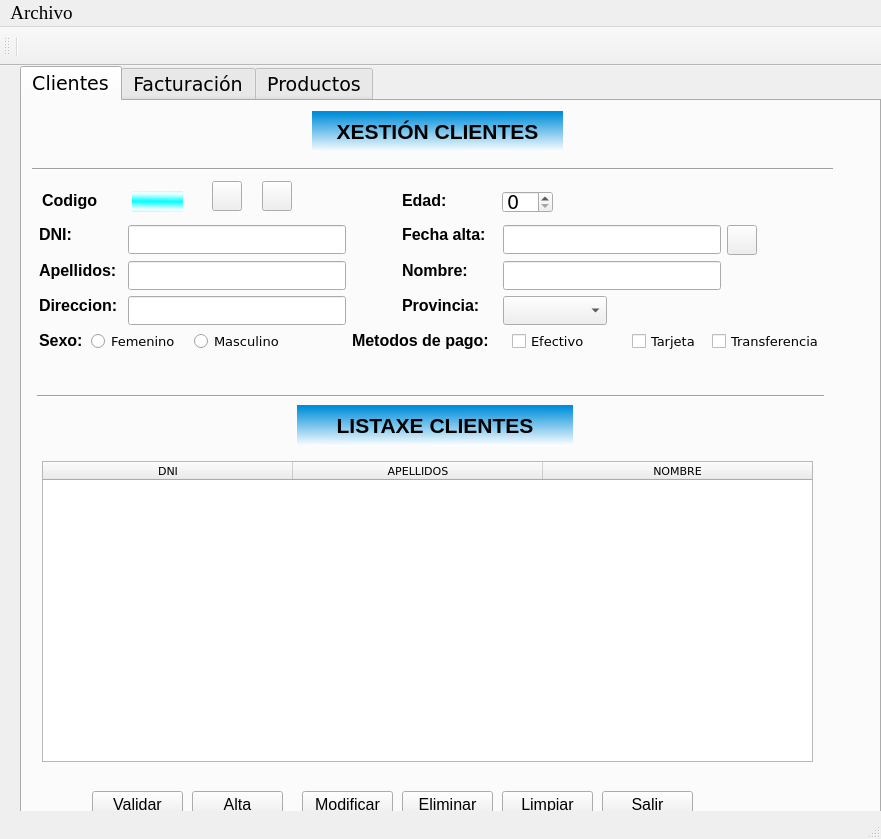
<?xml version="1.0" encoding="UTF-8"?>
<ui version="4.0">
 <class>Proyecto1</class>
 <widget class="QMainWindow" name="Proyecto1">
  <property name="windowModality">
   <enum>Qt::NonModal</enum>
  </property>
  <property name="geometry">
   <rect>
    <x>0</x>
    <y>0</y>
    <width>881</width>
    <height>839</height>
   </rect>
  </property>
  <property name="sizePolicy">
   <sizepolicy hsizetype="Preferred" vsizetype="Preferred">
    <horstretch>0</horstretch>
    <verstretch>0</verstretch>
   </sizepolicy>
  </property>
  <property name="font">
   <font>
    <family>Verdana</family>
    <pointsize>14</pointsize>
   </font>
  </property>
  <property name="windowTitle">
   <string>Pinche ventana</string>
  </property>
  <property name="autoFillBackground">
   <bool>false</bool>
  </property>
  <property name="styleSheet">
   <string notr="true"/>
  </property>
  <widget class="QWidget" name="centralwidget">
   <property name="sizePolicy">
    <sizepolicy hsizetype="Preferred" vsizetype="Preferred">
     <horstretch>0</horstretch>
     <verstretch>0</verstretch>
    </sizepolicy>
   </property>
   <property name="focusPolicy">
    <enum>Qt::NoFocus</enum>
   </property>
   <widget class="QTabWidget" name="tabWidget">
    <property name="geometry">
     <rect>
      <x>20</x>
      <y>0</y>
      <width>861</width>
      <height>761</height>
     </rect>
    </property>
    <property name="sizePolicy">
     <sizepolicy hsizetype="Preferred" vsizetype="Preferred">
      <horstretch>0</horstretch>
      <verstretch>0</verstretch>
     </sizepolicy>
    </property>
    <property name="layoutDirection">
     <enum>Qt::LeftToRight</enum>
    </property>
    <property name="currentIndex">
     <number>0</number>
    </property>
    <widget class="QWidget" name="tab_5">
     <attribute name="title">
      <string>Clientes</string>
     </attribute>
     <widget class="QRadioButton" name="rbtMasculino">
      <property name="geometry">
       <rect>
        <x>172</x>
        <y>230</y>
        <width>87</width>
        <height>20</height>
       </rect>
      </property>
      <property name="font">
       <font>
        <pointsize>10</pointsize>
       </font>
      </property>
      <property name="text">
       <string>Masculino</string>
      </property>
      <attribute name="buttonGroup">
       <string notr="true">grpbtnSex</string>
      </attribute>
     </widget>
     <widget class="QLabel" name="lblSexo">
      <property name="geometry">
       <rect>
        <x>17</x>
        <y>230</y>
        <width>46</width>
        <height>19</height>
       </rect>
      </property>
      <property name="font">
       <font>
        <family>Tahoma</family>
        <pointsize>12</pointsize>
        <weight>75</weight>
        <bold>true</bold>
       </font>
      </property>
      <property name="text">
       <string>Sexo:</string>
      </property>
     </widget>
     <widget class="QLabel" name="lblstatus">
      <property name="geometry">
       <rect>
        <x>10</x>
        <y>20</y>
        <width>101</width>
        <height>19</height>
       </rect>
      </property>
      <property name="font">
       <font>
        <family>Tahoma</family>
        <pointsize>12</pointsize>
       </font>
      </property>
      <property name="text">
       <string/>
      </property>
      <property name="alignment">
       <set>Qt::AlignCenter</set>
      </property>
     </widget>
     <widget class="QLineEdit" name="ltApellidos">
      <property name="geometry">
       <rect>
        <x>106</x>
        <y>160</y>
        <width>218</width>
        <height>29</height>
       </rect>
      </property>
     </widget>
     <widget class="Line" name="line">
      <property name="geometry">
       <rect>
        <x>10</x>
        <y>60</y>
        <width>801</width>
        <height>16</height>
       </rect>
      </property>
      <property name="orientation">
       <enum>Qt::Horizontal</enum>
      </property>
     </widget>
     <widget class="QLabel" name="lblTitulo_2">
      <property name="geometry">
       <rect>
        <x>275</x>
        <y>304</y>
        <width>276</width>
        <height>41</height>
       </rect>
      </property>
      <property name="font">
       <font>
        <family>Tahoma</family>
        <pointsize>16</pointsize>
        <weight>75</weight>
        <bold>true</bold>
       </font>
      </property>
      <property name="styleSheet">
       <string notr="true">background-color: qlineargradient(spread:pad, x1:0.483, y1:0.0454545, x2:0.494, y2:1, stop:0 rgba(0, 142, 218, 255), stop:1 rgba(255, 255, 255, 255));</string>
      </property>
      <property name="text">
       <string>LISTAXE CLIENTES</string>
      </property>
      <property name="alignment">
       <set>Qt::AlignCenter</set>
      </property>
     </widget>
     <widget class="QLineEdit" name="ltCalendar">
      <property name="geometry">
       <rect>
        <x>481</x>
        <y>124</y>
        <width>218</width>
        <height>29</height>
       </rect>
      </property>
      <property name="text">
       <string/>
      </property>
     </widget>
     <widget class="QPushButton" name="btnCalendar">
      <property name="geometry">
       <rect>
        <x>705</x>
        <y>124</y>
        <width>30</width>
        <height>30</height>
       </rect>
      </property>
      <property name="maximumSize">
       <size>
        <width>30</width>
        <height>30</height>
       </size>
      </property>
      <property name="text">
       <string/>
      </property>
      <property name="icon">
       <iconset>
        <normaloff>img/calendar.png</normaloff>img/calendar.png</iconset>
      </property>
      <property name="iconSize">
       <size>
        <width>40</width>
        <height>40</height>
       </size>
      </property>
     </widget>
     <widget class="QLabel" name="lblMetodos">
      <property name="geometry">
       <rect>
        <x>330</x>
        <y>230</y>
        <width>145</width>
        <height>19</height>
       </rect>
      </property>
      <property name="font">
       <font>
        <family>Tahoma</family>
        <pointsize>12</pointsize>
        <weight>75</weight>
        <bold>true</bold>
       </font>
      </property>
      <property name="text">
       <string>Metodos de pago:</string>
      </property>
     </widget>
     <widget class="QLabel" name="lblValido">
      <property name="geometry">
       <rect>
        <x>336</x>
        <y>124</y>
        <width>16</width>
        <height>23</height>
       </rect>
      </property>
      <property name="font">
       <font>
        <weight>75</weight>
        <italic>true</italic>
        <bold>true</bold>
       </font>
      </property>
      <property name="text">
       <string/>
      </property>
      <property name="textFormat">
       <enum>Qt::AutoText</enum>
      </property>
     </widget>
     <widget class="QLabel" name="lblDNI">
      <property name="geometry">
       <rect>
        <x>17</x>
        <y>124</y>
        <width>37</width>
        <height>19</height>
       </rect>
      </property>
      <property name="font">
       <font>
        <family>Tahoma</family>
        <pointsize>12</pointsize>
        <weight>75</weight>
        <bold>true</bold>
       </font>
      </property>
      <property name="text">
       <string>DNI:</string>
      </property>
     </widget>
     <widget class="QLabel" name="lblProvincia">
      <property name="geometry">
       <rect>
        <x>380</x>
        <y>195</y>
        <width>81</width>
        <height>19</height>
       </rect>
      </property>
      <property name="font">
       <font>
        <family>Tahoma</family>
        <pointsize>12</pointsize>
        <weight>75</weight>
        <bold>true</bold>
       </font>
      </property>
      <property name="text">
       <string>Provincia:</string>
      </property>
     </widget>
     <widget class="QRadioButton" name="rbtFemenino">
      <property name="geometry">
       <rect>
        <x>69</x>
        <y>230</y>
        <width>85</width>
        <height>20</height>
       </rect>
      </property>
      <property name="font">
       <font>
        <pointsize>10</pointsize>
       </font>
      </property>
      <property name="text">
       <string>Femenino</string>
      </property>
      <attribute name="buttonGroup">
       <string notr="true">grpbtnSex</string>
      </attribute>
     </widget>
     <widget class="QLabel" name="lblTitulo">
      <property name="geometry">
       <rect>
        <x>290</x>
        <y>10</y>
        <width>251</width>
        <height>41</height>
       </rect>
      </property>
      <property name="font">
       <font>
        <family>Tahoma</family>
        <pointsize>16</pointsize>
        <weight>75</weight>
        <bold>true</bold>
       </font>
      </property>
      <property name="styleSheet">
       <string notr="true">background-color: qlineargradient(spread:pad, x1:0.483, y1:0.0454545, x2:0.494, y2:1, stop:0 rgba(0, 142, 218, 255), stop:1 rgba(255, 255, 255, 255));</string>
      </property>
      <property name="text">
       <string>XESTIÓN CLIENTES</string>
      </property>
      <property name="alignment">
       <set>Qt::AlignCenter</set>
      </property>
     </widget>
     <widget class="QLabel" name="lblFecha">
      <property name="geometry">
       <rect>
        <x>380</x>
        <y>124</y>
        <width>90</width>
        <height>19</height>
       </rect>
      </property>
      <property name="font">
       <font>
        <family>Tahoma</family>
        <pointsize>12</pointsize>
        <weight>75</weight>
        <bold>true</bold>
       </font>
      </property>
      <property name="text">
       <string>Fecha alta:</string>
      </property>
     </widget>
     <widget class="QLabel" name="lblApellidos">
      <property name="geometry">
       <rect>
        <x>17</x>
        <y>160</y>
        <width>81</width>
        <height>19</height>
       </rect>
      </property>
      <property name="font">
       <font>
        <family>Tahoma</family>
        <pointsize>12</pointsize>
        <weight>75</weight>
        <bold>true</bold>
       </font>
      </property>
      <property name="text">
       <string>Apellidos:</string>
      </property>
     </widget>
     <widget class="QLabel" name="lblNombre">
      <property name="geometry">
       <rect>
        <x>380</x>
        <y>160</y>
        <width>70</width>
        <height>19</height>
       </rect>
      </property>
      <property name="font">
       <font>
        <family>Tahoma</family>
        <pointsize>12</pointsize>
        <weight>75</weight>
        <bold>true</bold>
       </font>
      </property>
      <property name="text">
       <string>Nombre:</string>
      </property>
     </widget>
     <widget class="QPushButton" name="btnSalir">
      <property name="geometry">
       <rect>
        <x>580</x>
        <y>690</y>
        <width>91</width>
        <height>27</height>
       </rect>
      </property>
      <property name="font">
       <font>
        <family>Tahoma</family>
        <pointsize>12</pointsize>
       </font>
      </property>
      <property name="text">
       <string>Salir</string>
      </property>
     </widget>
     <widget class="QComboBox" name="cbProvincia">
      <property name="geometry">
       <rect>
        <x>481</x>
        <y>195</y>
        <width>104</width>
        <height>29</height>
       </rect>
      </property>
     </widget>
     <widget class="Line" name="line_2">
      <property name="geometry">
       <rect>
        <x>15</x>
        <y>294</y>
        <width>787</width>
        <height>3</height>
       </rect>
      </property>
      <property name="orientation">
       <enum>Qt::Horizontal</enum>
      </property>
     </widget>
     <widget class="QLabel" name="lblDireccion">
      <property name="geometry">
       <rect>
        <x>17</x>
        <y>195</y>
        <width>81</width>
        <height>19</height>
       </rect>
      </property>
      <property name="font">
       <font>
        <family>Tahoma</family>
        <pointsize>12</pointsize>
        <weight>75</weight>
        <bold>true</bold>
       </font>
      </property>
      <property name="text">
       <string>Direccion:</string>
      </property>
     </widget>
     <widget class="QLineEdit" name="ltNombre">
      <property name="geometry">
       <rect>
        <x>481</x>
        <y>160</y>
        <width>218</width>
        <height>29</height>
       </rect>
      </property>
     </widget>
     <widget class="QLineEdit" name="ltDireccion">
      <property name="geometry">
       <rect>
        <x>106</x>
        <y>195</y>
        <width>218</width>
        <height>29</height>
       </rect>
      </property>
     </widget>
     <widget class="QCheckBox" name="chkTransfer">
      <property name="geometry">
       <rect>
        <x>690</x>
        <y>230</y>
        <width>121</width>
        <height>20</height>
       </rect>
      </property>
      <property name="font">
       <font>
        <pointsize>10</pointsize>
       </font>
      </property>
      <property name="text">
       <string>Transferencia</string>
      </property>
      <attribute name="buttonGroup">
       <string notr="true">grpbtnPay</string>
      </attribute>
     </widget>
     <widget class="QPushButton" name="btnAceptar_2">
      <property name="geometry">
       <rect>
        <x>70</x>
        <y>690</y>
        <width>91</width>
        <height>27</height>
       </rect>
      </property>
      <property name="font">
       <font>
        <family>Tahoma</family>
        <pointsize>12</pointsize>
       </font>
      </property>
      <property name="text">
       <string>Validar</string>
      </property>
     </widget>
     <widget class="QLineEdit" name="ltDNI">
      <property name="geometry">
       <rect>
        <x>106</x>
        <y>124</y>
        <width>218</width>
        <height>29</height>
       </rect>
      </property>
      <property name="tabletTracking">
       <bool>false</bool>
      </property>
     </widget>
     <widget class="QCheckBox" name="chkTarjeta">
      <property name="geometry">
       <rect>
        <x>610</x>
        <y>230</y>
        <width>69</width>
        <height>20</height>
       </rect>
      </property>
      <property name="font">
       <font>
        <pointsize>10</pointsize>
       </font>
      </property>
      <property name="text">
       <string>Tarjeta</string>
      </property>
      <attribute name="buttonGroup">
       <string notr="true">grpbtnPay</string>
      </attribute>
     </widget>
     <widget class="QCheckBox" name="chkEfectivo">
      <property name="geometry">
       <rect>
        <x>490</x>
        <y>230</y>
        <width>77</width>
        <height>20</height>
       </rect>
      </property>
      <property name="font">
       <font>
        <pointsize>10</pointsize>
       </font>
      </property>
      <property name="text">
       <string>Efectivo</string>
      </property>
      <attribute name="buttonGroup">
       <string notr="true">grpbtnPay</string>
      </attribute>
     </widget>
     <widget class="QPushButton" name="btnModificar">
      <property name="geometry">
       <rect>
        <x>280</x>
        <y>690</y>
        <width>91</width>
        <height>27</height>
       </rect>
      </property>
      <property name="font">
       <font>
        <family>Tahoma</family>
        <pointsize>12</pointsize>
       </font>
      </property>
      <property name="text">
       <string>Modificar</string>
      </property>
     </widget>
     <widget class="QPushButton" name="btnEliminar">
      <property name="geometry">
       <rect>
        <x>380</x>
        <y>690</y>
        <width>91</width>
        <height>27</height>
       </rect>
      </property>
      <property name="font">
       <font>
        <family>Tahoma</family>
        <pointsize>12</pointsize>
       </font>
      </property>
      <property name="text">
       <string>Eliminar</string>
      </property>
     </widget>
     <widget class="QPushButton" name="btnLimpiar">
      <property name="geometry">
       <rect>
        <x>480</x>
        <y>690</y>
        <width>91</width>
        <height>27</height>
       </rect>
      </property>
      <property name="font">
       <font>
        <family>Tahoma</family>
        <pointsize>12</pointsize>
       </font>
      </property>
      <property name="text">
       <string>Limpiar</string>
      </property>
     </widget>
     <widget class="QPushButton" name="btnAlta">
      <property name="geometry">
       <rect>
        <x>170</x>
        <y>690</y>
        <width>91</width>
        <height>27</height>
       </rect>
      </property>
      <property name="font">
       <font>
        <family>Tahoma</family>
        <pointsize>12</pointsize>
       </font>
      </property>
      <property name="text">
       <string>Alta</string>
      </property>
     </widget>
     <widget class="QLabel" name="lblDNI_2">
      <property name="geometry">
       <rect>
        <x>20</x>
        <y>90</y>
        <width>71</width>
        <height>19</height>
       </rect>
      </property>
      <property name="font">
       <font>
        <family>Tahoma</family>
        <pointsize>12</pointsize>
        <weight>75</weight>
        <bold>true</bold>
       </font>
      </property>
      <property name="text">
       <string>Codigo</string>
      </property>
     </widget>
     <widget class="QLabel" name="lblCodcli">
      <property name="geometry">
       <rect>
        <x>110</x>
        <y>90</y>
        <width>51</width>
        <height>21</height>
       </rect>
      </property>
      <property name="font">
       <font>
        <family>Tahoma</family>
        <pointsize>12</pointsize>
        <weight>75</weight>
        <bold>true</bold>
       </font>
      </property>
      <property name="styleSheet">
       <string notr="true">background-color: qlineargradient(spread:reflect, x1:0.602273, y1:0.5, x2:0.614, y2:0.113636, stop:0 rgba(0, 255, 255, 255), stop:1 rgba(255, 255, 255, 255));</string>
      </property>
      <property name="text">
       <string/>
      </property>
     </widget>
     <widget class="QPushButton" name="btnBuscar">
      <property name="geometry">
       <rect>
        <x>190</x>
        <y>80</y>
        <width>30</width>
        <height>30</height>
       </rect>
      </property>
      <property name="maximumSize">
       <size>
        <width>30</width>
        <height>30</height>
       </size>
      </property>
      <property name="text">
       <string/>
      </property>
      <property name="icon">
       <iconset>
        <normaloff>img/search.png</normaloff>img/search.png</iconset>
      </property>
      <property name="iconSize">
       <size>
        <width>30</width>
        <height>30</height>
       </size>
      </property>
      <property name="checkable">
       <bool>false</bool>
      </property>
     </widget>
     <widget class="QPushButton" name="btnRecargar">
      <property name="geometry">
       <rect>
        <x>240</x>
        <y>80</y>
        <width>30</width>
        <height>30</height>
       </rect>
      </property>
      <property name="maximumSize">
       <size>
        <width>30</width>
        <height>30</height>
       </size>
      </property>
      <property name="text">
       <string/>
      </property>
      <property name="icon">
       <iconset>
        <normaloff>img/reload.jpg</normaloff>img/reload.jpg</iconset>
      </property>
      <property name="iconSize">
       <size>
        <width>50</width>
        <height>50</height>
       </size>
      </property>
     </widget>
     <widget class="QSpinBox" name="spinEdad">
      <property name="geometry">
       <rect>
        <x>480</x>
        <y>90</y>
        <width>51</width>
        <height>22</height>
       </rect>
      </property>
      <property name="maximum">
       <number>150</number>
      </property>
     </widget>
     <widget class="QLabel" name="lblEdad">
      <property name="geometry">
       <rect>
        <x>380</x>
        <y>90</y>
        <width>90</width>
        <height>19</height>
       </rect>
      </property>
      <property name="font">
       <font>
        <family>Tahoma</family>
        <pointsize>12</pointsize>
        <weight>75</weight>
        <bold>true</bold>
       </font>
      </property>
      <property name="text">
       <string>Edad:</string>
      </property>
     </widget>
     <widget class="QTableWidget" name="tableCli">
      <property name="geometry">
       <rect>
        <x>20</x>
        <y>360</y>
        <width>771</width>
        <height>301</height>
       </rect>
      </property>
      <property name="sizePolicy">
       <sizepolicy hsizetype="Expanding" vsizetype="Expanding">
        <horstretch>0</horstretch>
        <verstretch>0</verstretch>
       </sizepolicy>
      </property>
      <property name="font">
       <font>
        <pointsize>8</pointsize>
       </font>
      </property>
      <property name="tabletTracking">
       <bool>false</bool>
      </property>
      <property name="layoutDirection">
       <enum>Qt::LeftToRight</enum>
      </property>
      <property name="autoFillBackground">
       <bool>false</bool>
      </property>
      <property name="horizontalScrollBarPolicy">
       <enum>Qt::ScrollBarAsNeeded</enum>
      </property>
      <property name="sizeAdjustPolicy">
       <enum>QAbstractScrollArea::AdjustToContents</enum>
      </property>
      <property name="alternatingRowColors">
       <bool>true</bool>
      </property>
      <property name="textElideMode">
       <enum>Qt::ElideRight</enum>
      </property>
      <attribute name="horizontalHeaderVisible">
       <bool>true</bool>
      </attribute>
      <attribute name="horizontalHeaderCascadingSectionResizes">
       <bool>true</bool>
      </attribute>
      <attribute name="horizontalHeaderDefaultSectionSize">
       <number>250</number>
      </attribute>
      <attribute name="horizontalHeaderHighlightSections">
       <bool>true</bool>
      </attribute>
      <attribute name="horizontalHeaderMinimumSectionSize">
       <number>35</number>
      </attribute>
      <attribute name="horizontalHeaderShowSortIndicator" stdset="0">
       <bool>false</bool>
      </attribute>
      <attribute name="horizontalHeaderStretchLastSection">
       <bool>true</bool>
      </attribute>
      <attribute name="verticalHeaderVisible">
       <bool>true</bool>
      </attribute>
      <attribute name="verticalHeaderCascadingSectionResizes">
       <bool>true</bool>
      </attribute>
      <attribute name="verticalHeaderDefaultSectionSize">
       <number>40</number>
      </attribute>
      <attribute name="verticalHeaderShowSortIndicator" stdset="0">
       <bool>false</bool>
      </attribute>
      <attribute name="verticalHeaderStretchLastSection">
       <bool>false</bool>
      </attribute>
      <column>
       <property name="text">
        <string>DNI</string>
       </property>
      </column>
      <column>
       <property name="text">
        <string>APELLIDOS</string>
       </property>
      </column>
      <column>
       <property name="text">
        <string>NOMBRE</string>
       </property>
      </column>
     </widget>
    </widget>
    <widget class="QWidget" name="tab_6">
     <attribute name="title">
      <string>Facturación</string>
     </attribute>
    </widget>
    <widget class="QWidget" name="tab">
     <attribute name="title">
      <string>Productos</string>
     </attribute>
    </widget>
   </widget>
  </widget>
  <widget class="QMenuBar" name="tablaCli">
   <property name="geometry">
    <rect>
     <x>0</x>
     <y>0</y>
     <width>881</width>
     <height>27</height>
    </rect>
   </property>
   <property name="font">
    <font>
     <family>Liberation Serif</family>
     <pointsize>14</pointsize>
    </font>
   </property>
   <widget class="QMenu" name="menuArchivo">
    <property name="font">
     <font>
      <family>Times New Roman</family>
     </font>
    </property>
    <property name="title">
     <string>Archivo</string>
    </property>
    <addaction name="actionAbrir"/>
    <addaction name="separator"/>
    <addaction name="actionSalir_2"/>
   </widget>
   <addaction name="menuArchivo"/>
  </widget>
  <widget class="QStatusBar" name="statusbar"/>
  <widget class="QToolBar" name="toolBar">
   <property name="windowTitle">
    <string>toolBar</string>
   </property>
   <attribute name="toolBarArea">
    <enum>TopToolBarArea</enum>
   </attribute>
   <attribute name="toolBarBreak">
    <bool>false</bool>
   </attribute>
   <addaction name="separator"/>
   <addaction name="toolbarAbrir"/>
   <addaction name="toolbarSalir"/>
  </widget>
  <action name="actionSalir_2">
   <property name="text">
    <string>Salir</string>
   </property>
   <property name="font">
    <font>
     <family>Tahoma</family>
    </font>
   </property>
   <property name="shortcut">
    <string>Ctrl+S</string>
   </property>
  </action>
  <action name="toolbarSalir">
   <property name="icon">
    <iconset>
     <normaloff>img/salir.png</normaloff>img/salir.png</iconset>
   </property>
   <property name="text">
    <string> </string>
   </property>
   <property name="toolTip">
    <string>Salir</string>
   </property>
  </action>
  <action name="toolbarAbrir">
   <property name="icon">
    <iconset>
     <normaloff>img/carpeta.jpg</normaloff>img/carpeta.jpg</iconset>
   </property>
   <property name="text">
    <string> </string>
   </property>
   <property name="toolTip">
    <string>Abrir</string>
   </property>
  </action>
  <action name="actionAbrir">
   <property name="text">
    <string>Abrir</string>
   </property>
  </action>
 </widget>
 <resources>
  <include location="img/calendar.qrc"/>
 </resources>
 <connections/>
 <buttongroups>
  <buttongroup name="grpbtnPay">
   <property name="exclusive">
    <bool>false</bool>
   </property>
  </buttongroup>
  <buttongroup name="grpbtnSex"/>
 </buttongroups>
</ui>
